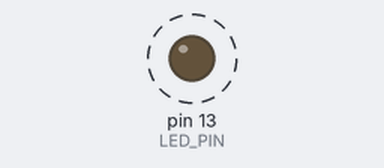
The sketch below on a simulated Arduino Uno, built with avr-gcc and run on an emulated ATmega328P. On the bench: output pins drawn as LEDs (lit = HIGH). Dashed ring = blinking.

Above: at 0.5 s.
Timing chart, 0 to 4.6 s (numbered marks = the images above):
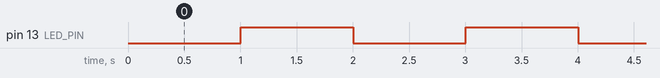

The sketch:

BlinkNoDelay.ino
```cpp
/* BlinkNoDelay.ino
 * Board: Sparkfun RedBoard
 * Author: Neko'z
 * Date: July 10, 2019
 */

// Define "LED_PIN" as the number 13 to make the
// code easier to read. The text gets replaced by
// the complier so no variable is used at runtime.
#define LED_PIN              13
// Define "BLINK_DURATION" as the number 1000 to make the
// code easier to read. The text gets replaced by
// the complier so no variable is used at runtime.
#define BLINK_DURATION     1000

// Declare and initialize a global variable to keep
// track of the previous light change. The variable
// has no negative sign (must be positive) and is a
// type long (really big integer).
unsigned long LastBlink = 0;

// Declare and initialize a global variable to keep
// track of the previous light state. It is a type
// "bool" or boolean meaning it is true or false. In
// this case true will mean the light is on, and false
// will mean it is off.
bool LED_State = false;

// Setup is a built in function that gets called once
// initially upon start-up or reset on the arduino.
void setup() {
    // tell the arduino to set the LED_PIN to be an output
    pinMode(LED_PIN, OUTPUT);
}

// Loop is a built in function that gets called repeatedly
// after the setup has completed. The main program should
// written here.
void loop() {
    // Check the time and see if it ready to change the LED
    // the current time is compared to the time of the last
    // blink plus the duration of the blink
    if (millis() > LastBlink + BLINK_DURATION) {
        // Set the LED state to the opposite of its current
        // state using the boolean not operator.
        LED_State = not LED_State;
        // "LED_State != LED_State;" and
        // "LED_State = !LED_State;" are also valid
        // alternatives to write.

        // Set the LastBlink time to the current time to
        // restart the blink timer
        LastBlink = millis();
    }

    // Write a digital signal to the value of LED_State
    // (true or false -> on or off).
    digitalWrite(LED_PIN, LED_State);
}
```

Measured:
- by itself, pin 13 (LED_PIN): alternates HIGH for 1.0 s and LOW for 1.0 s
